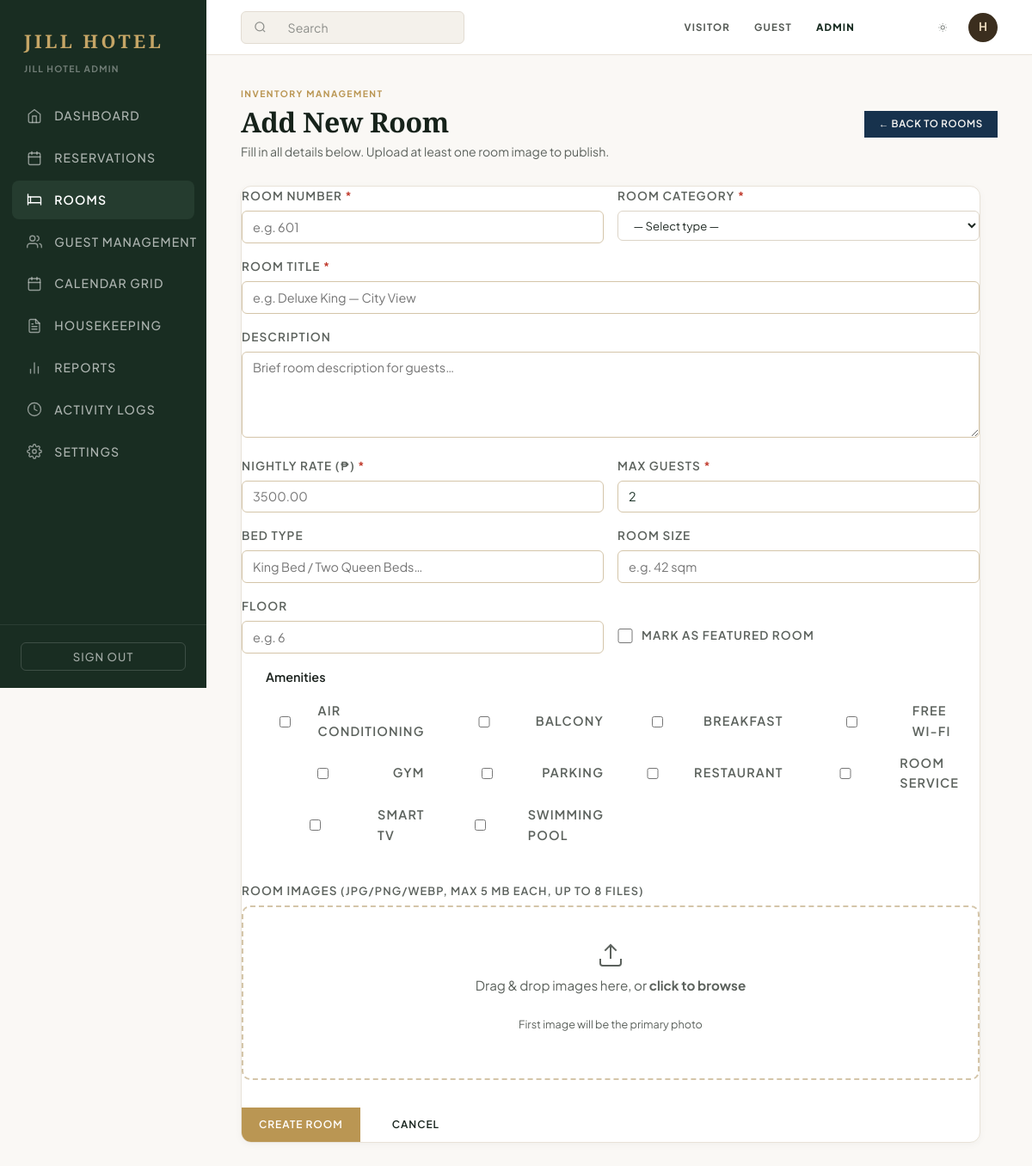
Page /admin/rooms/add.php (signed in) on the committed database.
### tables this page shows
CREATE TABLE `amenities` (
  `id` int(11) NOT NULL AUTO_INCREMENT,
  `name` varchar(100) NOT NULL,
  `description` text DEFAULT NULL,
  `icon` varchar(80) DEFAULT NULL,
  `created_at` timestamp NOT NULL DEFAULT current_timestamp(),
  PRIMARY KEY (`id`),
  UNIQUE KEY `name` (`name`)
);

### includes/bootstrap.php (called while the page is built, shortened)
<?php
function e(?string $value): string { return htmlspecialchars((string)$value, ENT_QUOTES | ENT_SUBSTITUTE, 'UTF-8'); }
function app_root(): string {
    static $root;
    if ($root !== null) {
        return $root;
    }
    return $root = rtrim(APP_ROOT, '/');
}
function url(string $path=''): string { return app_root() . '/' . ltrim($path, '/'); }

### admin/rooms/add.php (the view, shortened to what this page needs)
<?php
$pdo = db();
$amenities = $pdo->query('SELECT id, name FROM amenities ORDER BY name')->fetchAll();
require __DIR__ . '/../../includes/header.php';
?>
<div class="admin-page-heading">
    <div>
        <span class="kicker">INVENTORY MANAGEMENT</span>
        <h1>Add New Room</h1>
        <p>Fill in all details below. Upload at least one room image to publish.</p>
    </div>
    <a class="btn small" href="<?=url('admin/rooms/index.php')?>">← Back to Rooms</a>
</div>
<div class="admin-panel" style="max-width:860px;">
    <form method="post" action="<?=url('admin/rooms/save.php')?>" enctype="multipart/form-data" id="addRoomForm">
        <div class="form-grid-2">
            <div class="form-group">
                <label for="room_number">Room Number <span class="req">*</span></label>
                <input type="text" id="room_number" name="room_number" required maxlength="20"
                       placeholder="e.g. 601" class="form-control">
            </div>
            <div class="form-group">
                <label for="room_type_id">Room Category <span class="req">*</span></label>
                <select id="room_type_id" name="room_type_id" required class="admin-select">
                    <option value="">— Select type —</option>
                </select>
            </div>
            <div class="form-group form-col-2">
                <label for="title">Room Title <span class="req">*</span></label>
                <input type="text" id="title" name="title" required maxlength="160"
                       placeholder="e.g. Deluxe King — City View" class="form-control">
            </div>
            <div class="form-group form-col-2">
                <label for="description">Description</label>
                <textarea id="description" name="description" rows="3" maxlength="2000"
                          placeholder="Brief room description for guests…" class="form-control"></textarea>
            </div>
            <div class="form-group">
                <label for="price_per_night">Nightly Rate (₱) <span class="req">*</span></label>
                <input type="number" id="price_per_night" name="price_per_night" required
                       min="100" max="999999" step="0.01" placeholder="3500.00" class="form-control">
            </div>
            <div class="form-group">
                <label for="max_guests">Max Guests <span class="req">*</span></label>
                <input type="number" id="max_guests" name="max_guests" required
                       min="1" max="20" value="2" class="form-control">
            </div>
            <div class="form-group">
                <label for="bed_type">Bed Type</label>
                <input type="text" id="bed_type" name="bed_type" maxlength="80"
                       placeholder="King Bed / Two Queen Beds…" class="form-control">
            </div>
            <div class="form-group">
                <label for="size">Room Size</label>
                <input type="text" id="size" name="size" maxlength="50"
                       placeholder="e.g. 42 sqm" class="form-control">
            </div>
            <div class="form-group">
                <label for="floor">Floor</label>
                <input type="text" id="floor" name="floor" maxlength="20"
                       placeholder="e.g. 6" class="form-control">
            </div>
            <div class="form-group" style="display:flex;align-items:center;gap:0.65rem;padding-top:1.6rem;">
                <input type="checkbox" id="featured" name="featured" value="1"
                       style="width:1.1rem;height:1.1rem;">
                <label for="featured" style="margin:0;">Mark as Featured Room</label>
            </div>
        </div>
        <fieldset class="form-group" style="border:1px solid var(--border);border-radius:8px;padding:1rem 1.25rem;margin-top:1rem;">
            <legend style="font-weight:600;font-size:0.9rem;padding:0 0.5rem;">Amenities</legend>
            <div style="display:grid;grid-template-columns:repeat(auto-fill,minmax(180px,1fr));gap:0.45rem 1rem;">
                <?php foreach ($amenities as $am): ?>
                    <label style="display:flex;align-items:center;gap:0.45rem;font-size:0.9rem;">
                        <input type="checkbox" name="amenities[]" value="<?=$am['id']?>">
                        <?=e($am['name'])?>
                    </label>
                <?php endforeach; ?>
            </div>
        </fieldset>
        <div class="form-group" style="margin-top:1.25rem;">
            <label>Room Images <span style="font-size:0.8rem;color:var(--text-secondary);">(JPG/PNG/WebP, max 5 MB each, up to 8 files)</span></label>
            <div id="dropzone" class="image-dropzone">
                <div class="dropzone-inner" id="dropzoneTrigger">
                    <svg width="32" height="32" viewBox="0 0 24 24" stroke="currentColor" fill="none" stroke-width="1.5"><path d="M21 15v4a2 2 0 0 1-2 2H5a2 2 0 0 1-2-2v-4"/><polyline points="17 8 12 3 7 8"/><line x1="12" y1="3" x2="12" y2="15"/></svg>
                    <p>Drag &amp; drop images here, or <strong>click to browse</strong></p>
                    <small>First image will be the primary photo</small>
                </div>
            </div>
        </div>
        <div style="display:flex;gap:1rem;margin-top:2rem;">
            <button type="submit" class="btn btn-gold">Create Room</button>
            <a href="<?=url('admin/rooms/index.php')?>" class="btn btn-outline">Cancel</a>
        </div>
    </form>
</div>
<?php require __DIR__ . '/../../includes/footer.php'; ?>

### assets/css/base.css (style rules this page uses)
*, *::before, *::after { box-sizing: border-box; margin: 0; padding: 0; }
html { font-size: 16px; scroll-behavior: smooth; -webkit-text-size-adjust: 100%; }
body { font-family: 'Plus Jakarta Sans', -apple-system, BlinkMacSystemFont, "Segoe UI", Roboto, sans-serif; font-size: 0.95rem; line-height: 1.65; background-color: var(--bg-primary, #FAF8F5); color: var(--text-primary, #2A2D2A); min-height: 100vh; display: flex; flex-direction: column; overflow-x: hidden; -webkit-font-smoothing: antialiased; -moz-osx-font-smoothing: grayscale; }
h1, h2, h3, h4, h5, h6, .serif, .brand, .section-title { font-family: 'Playfair Display', Georgia, serif; font-weight: 500; line-height: 1.2; color: var(--text-heading, #15221B); letter-spacing: -0.01em; }
h1 { font-size: clamp(2rem, 3.5vw, 3.25rem); margin-bottom: 0.75rem; }
p { margin-bottom: 1rem; color: var(--text-secondary, #5C625D); }
p:last-child { margin-bottom: 0; }
a { color: var(--brand, #1C3328); text-decoration: none; transition: color 0.2s ease; }
.kicker, .eyebrow, .eyebrow-title { font-family: 'Plus Jakarta Sans', sans-serif; font-size: 0.75rem; font-weight: 700; text-transform: uppercase; letter-spacing: 0.18em; color: var(--accent, #B89650); margin-bottom: 0.5rem; display: block; }
button, .btn { display: inline-flex; align-items: center; justify-content: center; gap: 0.5rem; font-family: 'Plus Jakarta Sans', sans-serif; font-size: 0.8rem; font-weight: 600; letter-spacing: 0.08em; text-transform: uppercase; padding: 0.85rem 1.65rem; border-radius: 4px; border: 1px solid transparent; background-color: var(--button-bg, #1C3328); color: var(--button-text, #FAF8F5); cursor: pointer; transition: all 0.25s cubic-bezier(0.16, 1, 0.3, 1); text-decoration: none; line-height: 1; }
.btn-outline { background-color: transparent; border-color: currentColor; color: var(--text-heading, #15221B); }
.btn-gold { background-color: var(--accent, #B89650); color: #1A1F1B; }
button.small, .btn.small { padding: 0.55rem 1rem; font-size: 0.72rem; letter-spacing: 0.06em; }
form { width: 100%; }
label { display: block; font-size: 0.75rem; font-weight: 600; text-transform: uppercase; letter-spacing: 0.08em; color: var(--text-secondary, #5C625D); margin-bottom: 0.45rem; }
input, select, textarea { width: 100%; font-family: inherit; font-size: 0.92rem; color: var(--text-primary, #2A2D2A); background-color: var(--surface, #FFFFFF); border: 1px solid var(--border-color, #E2DBD0); border-radius: 4px; padding: 0.75rem 0.95rem; transition: border-color 0.2s ease, box-shadow 0.2s ease; outline: none; }
textarea { resize: vertical; min-height: 100px; }

### assets/css/luxury.css (style rules this page uses)
:root { --navy:#17324d;--gold:#c9a66b;--ivory:#f7f4ee;--ink:#101820;--muted:#77736c;--white:#fff;--line:#e7dfd2 }
body { background:#FAF8F5;color:var(--ink);font-family:Inter,Arial,sans-serif }
.brand,h1,h2,h3,.display { font-family:'Playfair Display',Georgia,serif }
.btn,button { border-radius:0;background:var(--navy);letter-spacing:.08em;text-transform:uppercase;font-size:12px;padding:13px 20px }
.kicker { font-size:11px;font-weight:700;letter-spacing:.2em;color:var(--gold);margin:0 0 18px }
.btn-outline { border:1px solid #fff;background:transparent }

### assets/css/theme.css (style rules this page uses)
:root { color-scheme: light; --bg-primary: #FAF8F5; --bg-secondary: #F4EFE6; --surface: #FFFFFF; --surface-muted: #F5EFE6; --surface-hover: rgba(184, 150, 80, 0.05); --text-primary: #2A2D2A; --text-secondary: #5C625D; --text-heading: #15221B; --text-on-dark: #FAF8F5; --border-color: #E8E2D7; --border-light: #F0EBE2; --brand: #1C3328; --brand-deep: #12241C; --accent: #B89650; --accent-light: #DFC58C; --accent-dark: #8E7134; --accent-strong: #8b6d32; --button-bg: #1C3328; --button-text: #FAF8F5; --button-hover: #12241C; --focus-ring: rgba(184, 150, 80, 0.35); --success-bg: #ECFDF5; --success-text: #065F46; --error-bg: #FEF2F2; --error-text: #991B1B; --warning-bg: #FFFBEB; --warning-text: #92400E; --shadow-sm: 0 2px 8px rgba(28, 33, 29, 0.04); --shadow-md: 0 8px 24px rgba(28, 33, 29, 0.06); --shadow-lg: 0 16px 42px rgba(28, 51, 40, 0.1); }
html, body { background-color: var(--bg-primary, #FAF8F5); color: var(--text-primary); }
html[data-theme="light"] body, html:not([data-theme="dark"]) body { background-color: #FAF8F5 !important; }
h1, h2, h3, h4, h5, h6, .section-title { color: var(--text-heading); }
input, select, textarea { color: var(--text-primary); }

### rows in the picture
amenities: name "AIR CONDITIONING"
amenities: name "BALCONY"
amenities: name "BREAKFAST"
amenities: name "FREE WI-FI"
amenities: name "GYM"
amenities: name "PARKING"
amenities: name "RESTAURANT"
amenities: name "ROOM SERVICE"
amenities: name "SMART TV"
amenities: name "SWIMMING POOL"

### other values in the picture
substr(user()['first_name'] ?? user()['name'] ?? 'A', 0, 1) "H"
